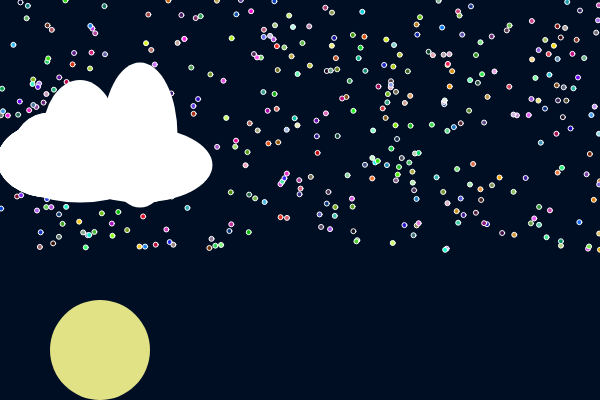
Frame 1 (no input)
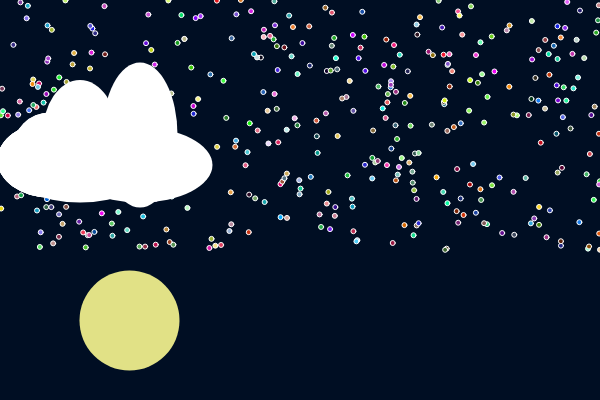
Frame 60 (no input)
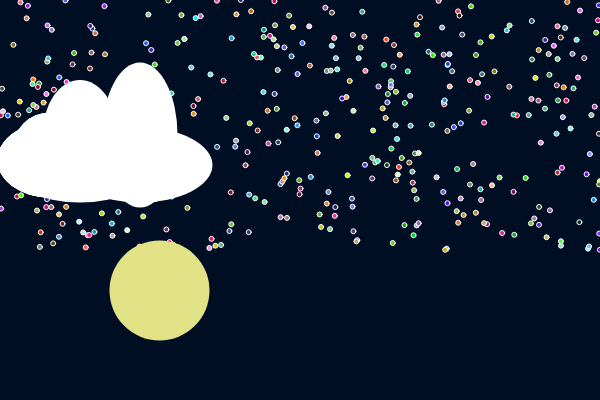
Frame 120 (the mouse pressed at the canvas centre since frame 60)

The p5.js sketch that drew these frames (run headless with seeded random() and noise() and a simulated clock; from frame 60 on, the mouse is pressed at the canvas centre):

// p5.js sketch
// ── sketch.js
/*
array of objects.
code by Dawn C. Hayes March 2017
*/

var stars = []// declare an empty array
var moon; // creates variable moon
var comet= [] // creates variable comet

function setup() {
  createCanvas(600,400); // creates canvas 600 by 400
  
  for(var i = 0; i < 400; i++) { // for loop to iterate throught the loop and increment
    stars[i] = { // object with array
      x1: random(0, width), // place x postion randomly between 0 and width
      y1: random(0, 250), // place y postion randomly between 0 and 250
      display: function() { // values needed for fdisplay function
        stroke(255); // outline random grayscale 
        fill(random(255),random(255),random(255)); // fills random color
        ellipse(this.x1, this.y1, 5,5); // creates shapes according to variable values
    }
    }
   }
moon = { // moon values 
  x: 100, //value of x coordinate
  y: 350, // value y coordinate
  diam: 100, // value of diameter
  xspeed: .5, // value of xspeed
  yspeed: .5 // value of yspeed
}

cloud = { // cloud values
  x: 50, // value of x coordinate
  y: 150, // value of y coordinate
  diam: 75, // value of dia
  col:255 // value of color
  }
  
/* comet = { // comet values
   x: 600, // x coordinate
   y: 100, // y coordinate
   diam:10, // diameter
   xspeed: 1.5, // xspeed
   yspeed: 1.5// yspeed
 
}*/
}

function draw() {
  background(0, 14, 35) // background color
  for( var i = 0; i < stars.length; i++){ //iterate through the stars array
    stars[i].display(); // display each star
  }
  noStroke(); // no outline
  fill(225, 225, 134); // fill this color
  ellipse(moon.x, moon.y, moon.diam, moon.diam); // create moon with these values
  
  if(moon.x > 0 || moon.x < width && moon.y > 0 || moon.x < height) { // if function meants criteria carry out next code
    moon.x = moon.x + moon.xspeed; // x coordinate motion
    moon.y = moon.y - moon.yspeed; // y coordinate motion
}
  stroke(255); // outlne white 
  fill(random(255)); // fill white
  ellipse(comet.x, comet.y, comet.diam, comet.diam); // create comet with these values
  
  if(comet.x > 0 || comet.x <width && comet.y >0 || comet.x < height){ // if function meets carry next code
    comet.x = comet.x - comet.xspeed;// x motion
    comet.y = comet.y - comet.yspeed; // y motion
    
  }
// make a cloud constuctor function to replace verbose code

noStroke();
fill(cloud.col);
ellipse(cloud.x, cloud.y, cloud.diam, cloud.diam);
ellipse(cloud.x +30, cloud.y -15, cloud.diam, cloud.diam + 35);
ellipse(cloud.x, cloud.y +10, cloud.diam + 30, cloud.diam);
ellipse(cloud.x, cloud.y + 10, cloud.diam, cloud.diam);
ellipse(cloud.x + 30, cloud.y +15, cloud.diam + 70, cloud.diam);
ellipse(cloud.x, cloud.y + 10, cloud.diam + 30, cloud.diam);

noStroke();
fill(cloud.col);
ellipse(cloud.x, cloud.y, cloud.diam, cloud.diam);
ellipse(cloud.x +90, cloud.y - 15, cloud.diam, cloud.diam + 70);
ellipse(cloud.x, cloud.y + 10, cloud.diam + 30, cloud.diam);
ellipse(cloud.x, cloud.y + 10, cloud.diam, cloud.diam);
ellipse(cloud.x + 90, cloud.y + 15, cloud.diam + 70, cloud.diam);
ellipse(cloud.x, cloud.y + 10, cloud.diam + 30, cloud.diam);
}
